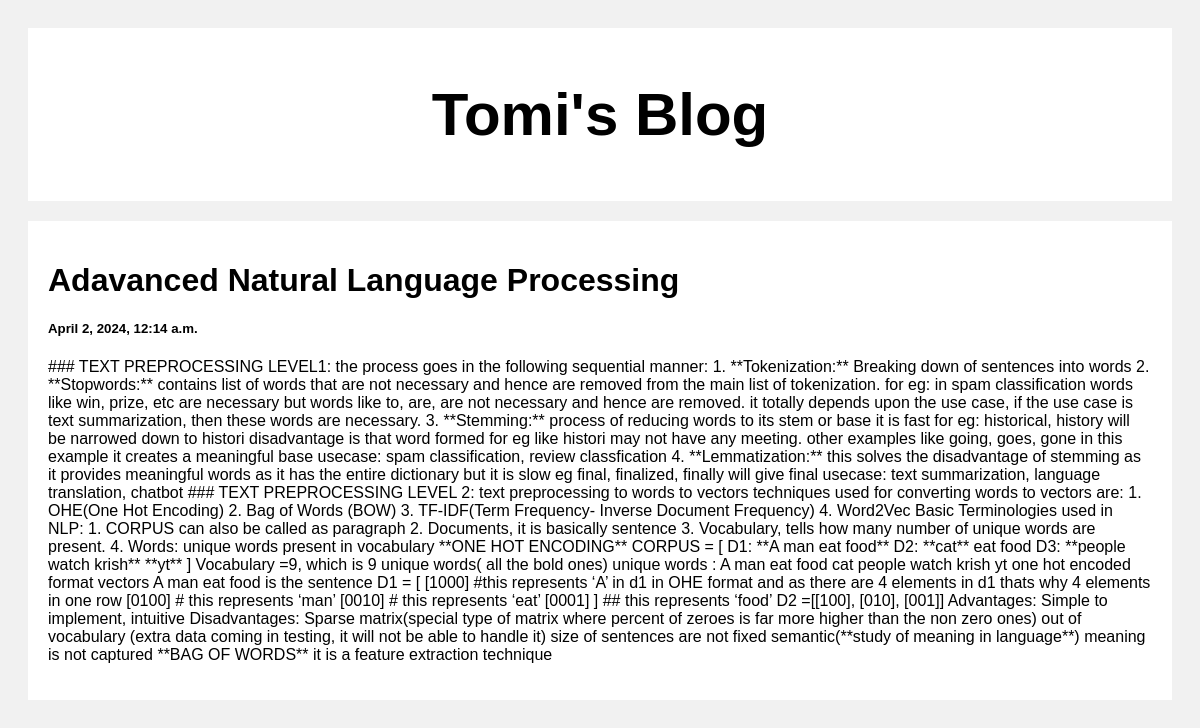
Screenshot of /post/2 with the database file from the repository.
### posts/models.py (models this page shows)
class Post(models.Model):
    title = models.CharField(max_length=100)
    body = models.CharField(max_length = 100000000)
    created_at = models.DateTimeField(default = datetime.now, blank=True)

### posts/views.py (the view)
# urls.py: path('post/<str:pk>', views.post, name = 'post'),
def post(request, pk):
    posts = Post.objects.get(id=pk)
    return render(request,'posts.html', {'posts': posts})

### templates/posts.html (shortened to what this page needs)
<!DOCTYPE html>
<html>
<head>
</head>
<body>
<div class="header">
  <h2>Tomi's Blog</h2>
</div>
<div class="row">
  <div class="leftcolumn">
    <div class="card">
        <h1>{{posts.title}}</h1>
        <h5>{{posts.created_at}}</h5>
        <p>{{posts.body}}</p>
    </div>
  </div>
</div>
</body>
</html>

### templates/posts.html (style rules this page uses)
* { box-sizing: border-box; }
body { font-family: Arial; padding: 20px; background: #f1f1f1; }
.header { padding: 2px; font-size: 40px; text-align: center; background: white; }
.leftcolumn { float: left; width: 100%; }
.card { background-color: white; padding: 20px; margin-top: 20px; }
.row:after { content: ""; display: table; clear: both; }

### rows the page displays
Post: title "Adavanced Natural Language Processing", created_at "April 2, 2024, 12:14 a.m.", body "### TEXT PREPROCESSING LEVEL1: the process goes in the following sequential manner: 1. **Tokenization:** Breaking down of sentences into words 2. **Stopwords:** contains list of words that are not necessary and hence are removed from the main list of tokenization. for eg: in spam classification words like win, prize, etc are necessary but words like to, are, are not necessary and hence are removed. it totally depends upon the use case, if the use case is text summarization, then these words are necessary. 3. **Stemming:** process of reducing words to its stem or base it is fast for eg: historical, history will be narrowed down to histori disadvantage is that word formed for eg like histori…"
